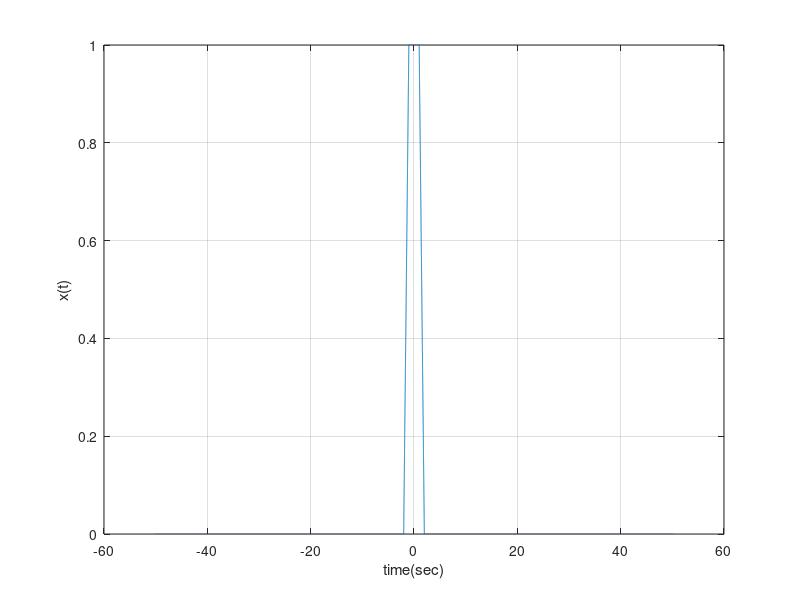
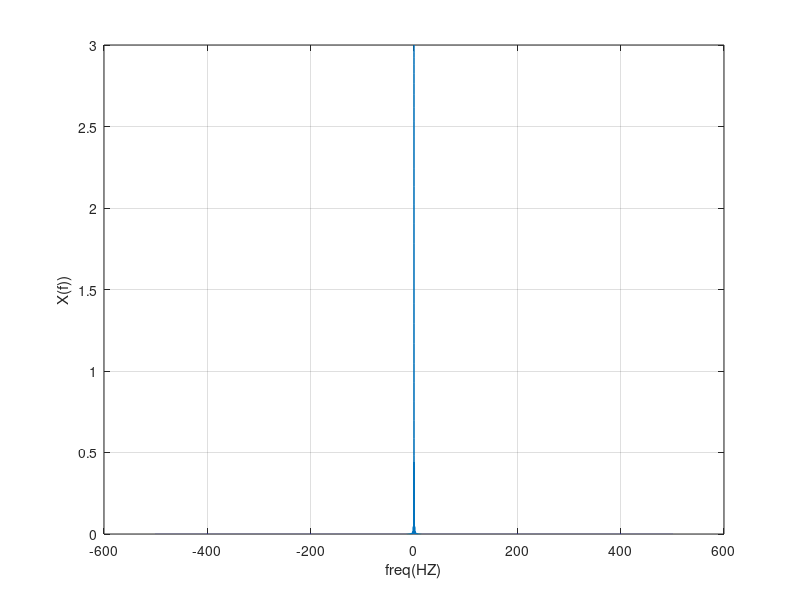
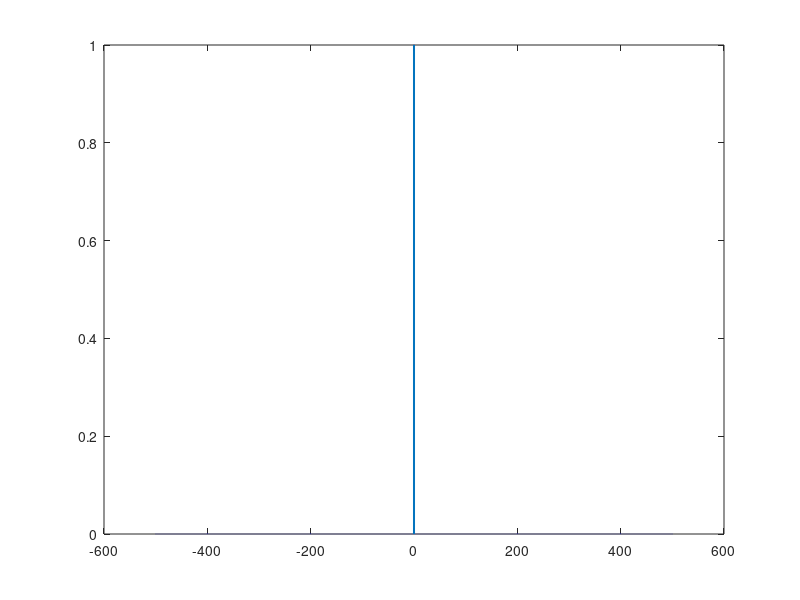
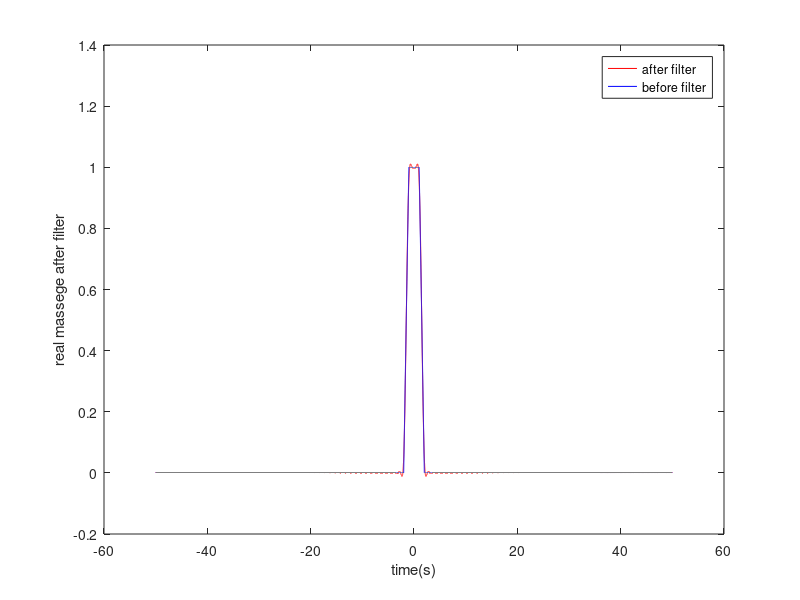

MATLAB code for these plots, in order:
T=100
ts=0.001;
N=ceil(T/ts);
fs=1/ts;
df=1/T;

t=-(N/2)*ts:ts:((N-1)/2)*ts;
v=size(t);
x=zeros(size(t));
x(t>=-2&t<-1)=t(t>=-2&t<-1)+2;
x(t>=-1&t<1)=1;
x(t>=1&t<2)=-t(t>=1&t<2)+2;
figure(1)
plot(t,x);
xlabel('time(sec)');ylabel('x(t)');grid on;


%%xlabel('time(s)');ylabel('x(t)');grid on;
%%v=3*sinc(2*t).*sinc(3*t);

%%plot(t,v);


%%%%%%%%%%%% spectrum in freq. domain

if(rem(N,2)==0)
f=-0.5*fs:df:0.5*fs-df;
else
f=-(0.5*fs-0.5*df):df:0.5*fs-0.5*df
end

X=fftshift(fft(x))*0.001;
figure(2)
plot(f,abs(X));
xlabel('freq(HZ)');ylabel('X(f))');grid on;
%%%%%%%%%%%%%%
powersigt = sum(abs(x).^2)*0.001;
powersigf = sum(abs(X).^2)/T;




%for calculating bw that contain 95% of ths signal power


index=find(f==0);
power_acc = 0;
for c_index = index:length(f)
    power_acc = (abs(X(c_index)).^2)/T + power_acc;
    if (power_acc >= 0.95*0.5*powersigf);
        BW = abs(f(c_index));
        break
    end
end
H1=abs(f)<1;
figure(3)
plot(f,abs(H1));
XO=real(ifft(ifftshift(H1.*X)/ts));
figure(4)

plot(t,XO,'color','r',t,x,'color','b');
legend('after filter','before filter')
xlabel('time(s)'); ylabel('real massege after filter');
%%%%%%%%%%%%%%%%%%%%%%%%%%%%%%%%%%%%%%%%%%%%%%%%%%%%%
y=zeros(size(t))
y(t>0&t<6)=cos(2*pi*t(t>0&t<6));
figure(5)
plot(t,y);title('massege before transmission');
Y_freq=fftshift(fft(y)*ts)
figure(6)
plot(f,abs(Y_freq))
index_2=find(f==0);
power_acc_2 = 0;
powersigt_2 = sum(abs(y).^2)*0.001;
powersigf_2 = sum(abs(Y_freq).^2)/T;
for c_index_2 = index_2:length(f)
    power_acc_2 = (abs(Y_freq(c_index_2)).^2)/T + power_acc_2;
    if (power_acc_2 >= 0.95*0.5*powersigf_2);
        BW_2 = abs(f(c_index_2));
        break
    end
end
%%%%%%%%%%%%%%%%%%%%%%%%%%%%%
%%Frequency division multiplixing
%%%%%%%%%%%%%%%%%%%%%%%%%%%%%
%%%TX DSB_SC
c1=cos(2*pi*20*t);
C=fftshift(fft(c1))/N;
figure(7);
plot(f,C);

figure(8)
plot(t,c1)
xlabel('time(s)');ylabel('carrier signal')
s1=XO.*c1;
figure(9)
plot(t,s1);
xlabel('time(s)');ylabel('modulated signal');
%%%%%%%%%%%%%%%%%%%%%% lets show its spectrum in freq domain
S1=fftshift(fft(s1))*ts;
figure(10);
plot(f,S1);
xlabel('freq(HZ)');ylabel('modulated signal');
%%%%%%%%%%%%%%%%%%%%bandpass filter at fc

H2=(abs(f) >= 17)&(abs(f) <= 23);
figure(11);
plot(f,H2);title('BANDPASS FLITER @fc1');
S1_DASH=H2.*S1;
figure(12);
plot(f,S1_DASH);
xlabel('freq(HZ)');ylabel('modulated signal');

%%%%%%%%%%%%%%%% 2nd signal m(t)
c2=cos(2*pi*24.5*t);
C2=fftshift(fft(c1))/N;
figure(13)
plot(t,c2)
figure(14)
plot(f,C2)
s2=y.*c2;
figure(15);
plot(t,s2);
xlabel('time(s)');ylabel('modulated signal');
S2=fftshift(fft(s2))*ts;
figure(16);
plot(f,S2);
xlabel('freq(HZ)');ylabel('modulated signal');
%%%%%%%%%%%%%%%%%%%%%%%%

H3=(abs(f) >= 23)&(abs(f) <= 24.5);
figure(17);
plot(f,H3);title('BANDPASS FLITER @fc2');
S2_DASH=H3.*S2;
figure(18);
plot(f,S2_DASH);
xlabel('freq(HZ)');ylabel('modulated signal');
%%%%%%%%%%%%%%%%%%%%%%%%%%%%%%%%%
S=S1_DASH+S2_DASH;
figure(19);
plot(f,S);
H4=abs(f)<24.5;
st=real(ifft(ifftshift(H4.*S)))
figure(20);
plot(t,st);
%%%%%%%%%%%%%%%%%%%%%%%%%%%%%%DEMODULATION PROCESS
V1=S.*H2;
v1=real(ifft(ifftshift(V1)));
v1n=v1.*c1;
HL=abs(f)<1.5;
Xo_recieved=HL.*(fftshift(fft(v1n)));
xo_recieved=real(ifft(ifftshift(Xo_recieved))/ts);
figure(21);
plot(t,xo_recieved); title('massege recieved X(t)');

V2=S.*H3;
v2=real(ifft(ifftshift(V2)));
v2n=v2.*c2;
HL=abs(f)<1.5;
MO_recieved=HL.*(fftshift(fft(v2n)));
mo_recieved=real(ifft(ifftshift(MO_recieved))/ts);
figure(22);
plot(t,mo_recieved); title('massege recieved m(t)');
figure(23)
plot(t,XO);title('massege before transmission');















